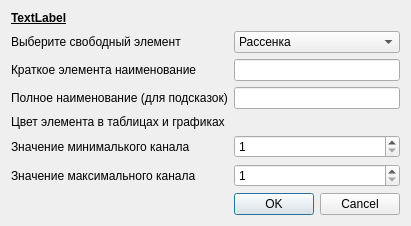
<?xml version="1.0" encoding="UTF-8"?>
<ui version="4.0">
 <class>SPRElementPropertyDialog</class>
 <widget class="QDialog" name="SPRElementPropertyDialog">
  <property name="geometry">
   <rect>
    <x>0</x>
    <y>0</y>
    <width>380</width>
    <height>211</height>
   </rect>
  </property>
  <property name="windowTitle">
   <string>Dialog</string>
  </property>
  <property name="modal">
   <bool>true</bool>
  </property>
  <layout class="QVBoxLayout" name="verticalLayout">
   <property name="sizeConstraint">
    <enum>QLayout::SetMinimumSize</enum>
   </property>
   <item>
    <widget class="QLabel" name="lTitle">
     <property name="font">
      <font>
       <weight>75</weight>
       <bold>true</bold>
       <underline>true</underline>
      </font>
     </property>
     <property name="text">
      <string>TextLabel</string>
     </property>
    </widget>
   </item>
   <item>
    <layout class="QFormLayout" name="formLayout">
     <property name="sizeConstraint">
      <enum>QLayout::SetDefaultConstraint</enum>
     </property>
     <item row="0" column="1">
      <widget class="QComboBox" name="cbElements">
       <property name="sizePolicy">
        <sizepolicy hsizetype="Preferred" vsizetype="Fixed">
         <horstretch>0</horstretch>
         <verstretch>0</verstretch>
        </sizepolicy>
       </property>
       <property name="maximumSize">
        <size>
         <width>16777215</width>
         <height>16777215</height>
        </size>
       </property>
       <item>
        <property name="text">
         <string>Рассенка</string>
        </property>
       </item>
       <item>
        <property name="text">
         <string>Железо</string>
        </property>
       </item>
       <item>
        <property name="text">
         <string>Медь</string>
        </property>
       </item>
       <item>
        <property name="text">
         <string>Молибден</string>
        </property>
       </item>
       <item>
        <property name="text">
         <string>Цинк</string>
        </property>
       </item>
       <item>
        <property name="text">
         <string>Магний</string>
        </property>
       </item>
      </widget>
     </item>
     <item row="0" column="0">
      <widget class="QLabel" name="label">
       <property name="text">
        <string>Выберите свободный элемент</string>
       </property>
      </widget>
     </item>
     <item row="1" column="0">
      <widget class="QLabel" name="label_2">
       <property name="text">
        <string>Краткое элемента наименование</string>
       </property>
      </widget>
     </item>
     <item row="1" column="1">
      <widget class="QLineEdit" name="leSName">
       <property name="sizePolicy">
        <sizepolicy hsizetype="Expanding" vsizetype="Fixed">
         <horstretch>0</horstretch>
         <verstretch>0</verstretch>
        </sizepolicy>
       </property>
       <property name="minimumSize">
        <size>
         <width>0</width>
         <height>0</height>
        </size>
       </property>
       <property name="maxLength">
        <number>2</number>
       </property>
      </widget>
     </item>
     <item row="2" column="0">
      <widget class="QLabel" name="label_3">
       <property name="text">
        <string>Полное наименование (для подсказок)</string>
       </property>
      </widget>
     </item>
     <item row="2" column="1">
      <widget class="QLineEdit" name="leFName">
       <property name="sizePolicy">
        <sizepolicy hsizetype="Expanding" vsizetype="Fixed">
         <horstretch>0</horstretch>
         <verstretch>0</verstretch>
        </sizepolicy>
       </property>
       <property name="minimumSize">
        <size>
         <width>0</width>
         <height>0</height>
        </size>
       </property>
      </widget>
     </item>
     <item row="3" column="0">
      <widget class="QLabel" name="label_4">
       <property name="text">
        <string>Цвет элемента в таблицах и графиках</string>
       </property>
      </widget>
     </item>
     <item row="3" column="1">
      <widget class="FirstCollumn2" name="fc" native="true"/>
     </item>
     <item row="4" column="0">
      <widget class="QLabel" name="label_5">
       <property name="text">
        <string>Значение минималького канала</string>
       </property>
      </widget>
     </item>
     <item row="4" column="1">
      <widget class="QSpinBox" name="leMin">
       <property name="sizePolicy">
        <sizepolicy hsizetype="Minimum" vsizetype="Fixed">
         <horstretch>0</horstretch>
         <verstretch>0</verstretch>
        </sizepolicy>
       </property>
       <property name="minimumSize">
        <size>
         <width>0</width>
         <height>0</height>
        </size>
       </property>
       <property name="minimum">
        <number>1</number>
       </property>
       <property name="maximum">
        <number>256</number>
       </property>
      </widget>
     </item>
     <item row="5" column="0">
      <widget class="QLabel" name="label_6">
       <property name="text">
        <string>Значение максимального канала</string>
       </property>
      </widget>
     </item>
     <item row="5" column="1">
      <widget class="QSpinBox" name="leMax">
       <property name="sizePolicy">
        <sizepolicy hsizetype="Minimum" vsizetype="Fixed">
         <horstretch>0</horstretch>
         <verstretch>0</verstretch>
        </sizepolicy>
       </property>
       <property name="minimumSize">
        <size>
         <width>0</width>
         <height>0</height>
        </size>
       </property>
       <property name="minimum">
        <number>1</number>
       </property>
       <property name="maximum">
        <number>256</number>
       </property>
      </widget>
     </item>
     <item row="6" column="1">
      <widget class="QDialogButtonBox" name="buttonBox">
       <property name="orientation">
        <enum>Qt::Horizontal</enum>
       </property>
       <property name="standardButtons">
        <set>QDialogButtonBox::Cancel|QDialogButtonBox::Ok</set>
       </property>
      </widget>
     </item>
    </layout>
   </item>
  </layout>
 </widget>
 <customwidgets>
  <customwidget>
   <class>FirstCollumn2</class>
   <extends>QWidget</extends>
   <header>firstcollumn2.h</header>
   <container>1</container>
  </customwidget>
 </customwidgets>
 <resources/>
 <connections>
  <connection>
   <sender>buttonBox</sender>
   <signal>accepted()</signal>
   <receiver>SPRElementPropertyDialog</receiver>
   <slot>accept()</slot>
   <hints>
    <hint type="sourcelabel">
     <x>248</x>
     <y>254</y>
    </hint>
    <hint type="destinationlabel">
     <x>157</x>
     <y>274</y>
    </hint>
   </hints>
  </connection>
  <connection>
   <sender>buttonBox</sender>
   <signal>rejected()</signal>
   <receiver>SPRElementPropertyDialog</receiver>
   <slot>reject()</slot>
   <hints>
    <hint type="sourcelabel">
     <x>316</x>
     <y>260</y>
    </hint>
    <hint type="destinationlabel">
     <x>286</x>
     <y>274</y>
    </hint>
   </hints>
  </connection>
 </connections>
</ui>
